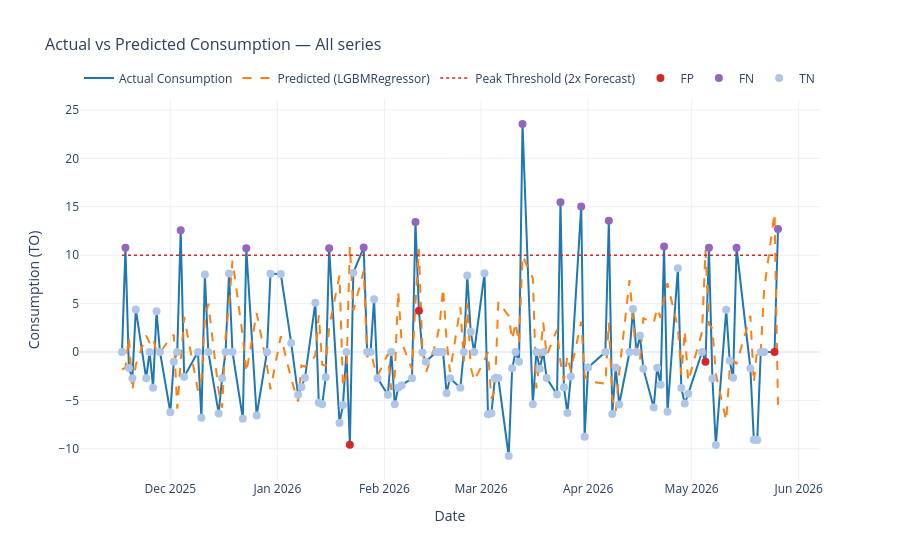

Notebook cell for this chart:
### Code cell
df_test_clean  = df_test.drop_nulls()
pred_consumo   = model.predict(df_test_clean)
umbral_limite  = 2.0 * df_test_clean["daily_forecast"].to_numpy()
pred_class_pico = (pred_consumo > umbral_limite).astype(int)

df_resultado = df_test_clean.with_columns(
    pred_consumo=pl.Series(pred_consumo),
    pred_class_pico=pl.Series(pred_class_pico),
)

fig = model.plot_fit(df_resultado)
fig.show()
